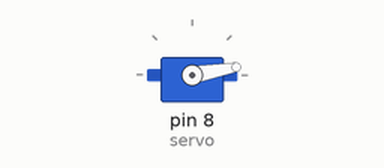
Simulated run of this sketch. Board: Arduino Uno, built with avr-gcc and run on an emulated ATmega328P. Parts: servo.

Above: at 0.1 s.
At 9.1 s:
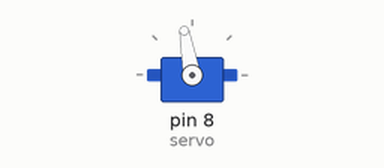
At 19.1 s:
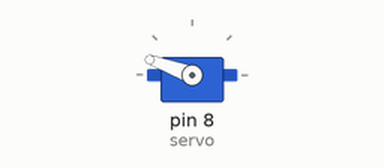
At 39.1 s:
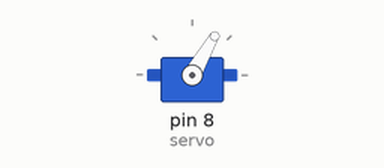
Timing chart, 0 to 40.0 s (numbered marks = the images above):
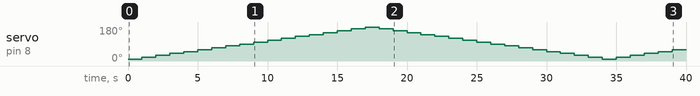

The sketch:

servo_test.ino
```cpp
#include <Servo.h>

Servo servo;
int angle = 10;

void setup() {
  servo.attach(8);
  servo.write(angle);
}


void loop()
{
 // scan from 0 to 180 degrees
  for(angle = 10; angle < 180; angle = angle + 10)
  {
    servo.write(angle);
    delay(1000);
  }
  // now scan back from 180 to 0 degrees
  for(angle = 180; angle > 10; angle = angle - 10)
  {
    servo.write(angle);
    delay(1000);
  }
}
```

Measured:
- by itself, servo on pin 8 (servo): 10° → 20° at 1.0 s, → 30° 1.0 s later, → 40° 1.0 s later, → 50° 1.0 s later, … (39 changes in this stretch)
